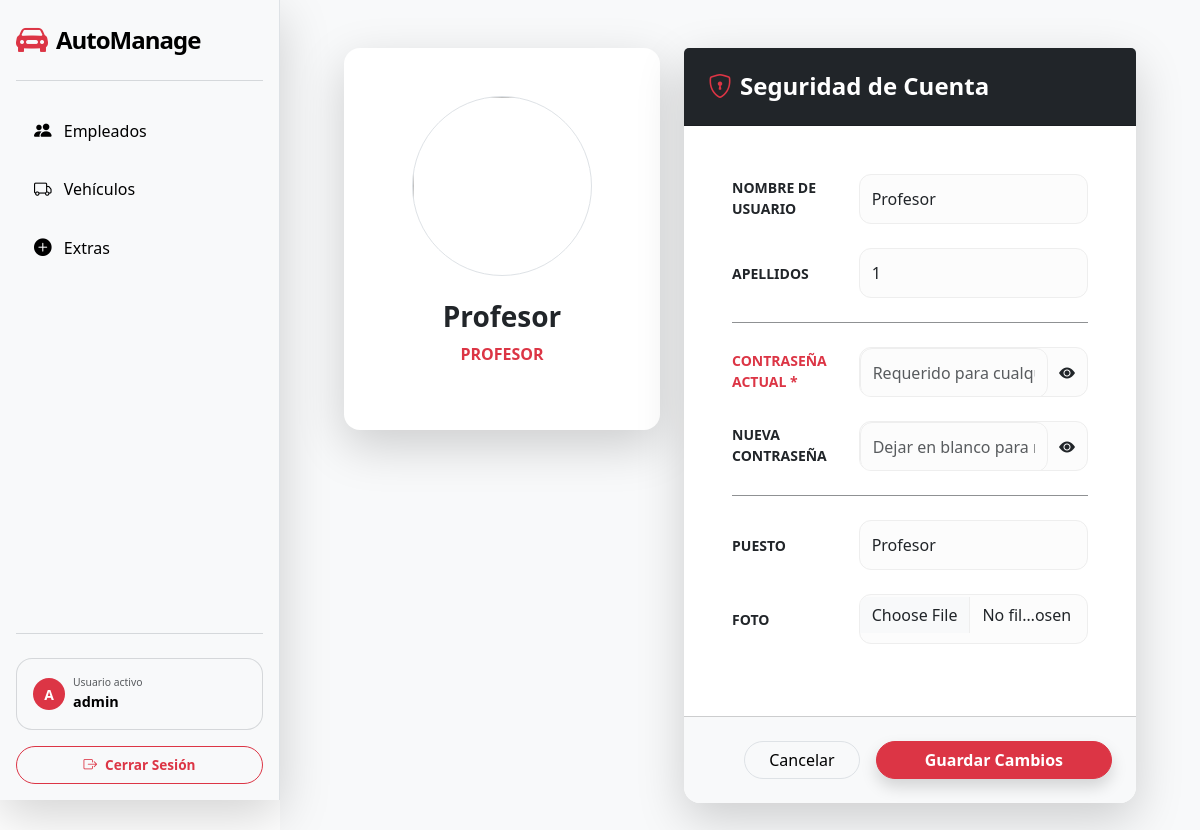
The app's page /employee_edit/16/ (signed in) with its own data.
### app_agencia_coches/models.py (models this page shows, shortened)
class Employee (models.Model):
    user = models.OneToOneField(
        User,
        on_delete = models.CASCADE,
        null = True,
        blank = True
    )
    nombre = models.CharField (
        verbose_name = 'Nombre',
        max_length = 100,
        default = ''
    )
    apellidos = models.CharField (
        verbose_name = 'Apellidos',
        max_length = 100,
        default = ''
    )
    puesto = models.CharField (
        verbose_name = 'Puesto',
        max_length = 100,
        default = ''
    )
    fecha_contratacion = models.DateField (
        verbose_name = 'Fecha de contratacion',
        auto_now_add = True
    )
    foto = models.ImageField (
        verbose_name = 'Foto',
        upload_to = "empleados/",
        blank = True,
        null = True
    )

### app_agencia_coches/views.py (the view)
# urls.py: path('employee_edit/<int:pk>/', views.employee_edit, name='employee_edit'),
@login_required
def employee_edit(request, pk):
    employee = get_object_or_404(Employee, pk=pk)
    if request.method == "POST":
        form = EmployeesForm(request.POST, request.FILES, instance=employee)
        old_password = request.POST.get('old_password')
        new_password = request.POST.get('password') # o 'new_password' según tu forms.py
        user = employee.user
        if not old_password or not user.check_password(old_password):
            form.add_error('old_password', 'La contraseña actual no es correcta.')
            return render(request, 'employee/employee_edit.html', {'form': form, 'employee': employee})
        if form.is_valid():
            if new_password:
                try:
                    validate_password(new_password, user)
                    user.set_password(new_password)
                    user.save()
                    update_session_auth_hash(request, user)
                except ValidationError as e:
                    form.add_error('password', e)
                    return render(request, 'employee/employee_edit.html', {'form': form, 'employee': employee})
            new_username = form.cleaned_data.get('username')
            if new_username:
                user.username = new_username
                user.save()
            form.save()
            messages.success(request, f"Perfil de {user.username} actualizado.")
            return redirect('employees')
    else:
        form = EmployeesForm(instance=employee, initial={
            'username': employee.user.username,
        })
    return render(request, 'employee/employee_edit.html', {'form': form, 'employee': employee})

### app_agencia_coches/forms.py
class EmployeesForm(forms.ModelForm):
    username = forms.CharField(label="Nombre de usuario", max_length=150, required=False)
    old_password = forms.CharField(label="Contraseña Actual", widget=forms.PasswordInput, required=False)
    password = forms.CharField(label="Nueva Contraseña", widget=forms.PasswordInput, required=False)
    class Meta:
        model = Employee
        fields = ['apellidos', 'puesto', 'foto']
    field_order = ['username', 'apellidos', 'old_password', 'password', 'puesto', 'foto']

### app_agencia_coches/templates/employee/employee_edit.html (shortened to what this page needs)
{% extends "index.html" %}
{% load static %}
{% block content %}
<link rel="stylesheet" href="{% static 'css/employee_edit.css' %}">
<div class="container mt-5 mb-5 px-3">
    <div class="row g-4">
        <div class="col-md-5">
            <div class="card shadow-lg border-0 rounded-4 text-center p-5 bg-white">
                <div class="mb-4">
                    {% if employee.foto %}
                        <img src="{{ employee.foto.url }}" id="profilePreview" class="rounded-circle border" style="width: 180px; height: 180px; object-fit: cover;">
                    {% else %}
                        <img src="https://cdn-icons-png.flaticon.com/512/149/149071.png" id="profilePreview" class="rounded-circle border" style="width: 180px; height: 180px;">
                    {% endif %}
                </div>
                <h3 class="fw-bold">{{ employee.nombre }}</h3>
                <p class="text-danger fw-bold text-uppercase">{{ employee.puesto }}</p>
            </div>
        </div>
        <div class="col-md-7">
            <form method="POST" enctype="multipart/form-data">
                <div class="card shadow-lg border-0 rounded-4">
                    <div class="card-header bg-dark text-white p-4">
                        <h4 class="mb-0 fw-bold"><i class="bi bi-shield-lock me-2 text-danger"></i>Seguridad de Cuenta</h4>
                    </div>
                    <div class="card-body p-4 p-md-5">
                        <div class="row align-items-center mb-4">
                            <div class="col-lg-4"><label class="fw-bold small text-uppercase">Nombre de usuario</label></div>
                            <div class="col-lg-8"><input type="text" name="username" value="{{ employee.user.username }}" class="form-control custom-input"></div>
                        </div>
                        <div class="row align-items-center mb-4">
                            <div class="col-lg-4"><label class="fw-bold small text-uppercase">Apellidos</label></div>
                            <div class="col-lg-8"><input type="text" name="apellidos" value="{{ employee.apellidos }}" class="form-control custom-input"></div>
                        </div>
                        <hr class="my-4 opacity-50">
                        <div class="row align-items-center mb-4">
                            <div class="col-lg-4">
                                <label class="fw-bold small text-uppercase text-danger">Contraseña Actual *</label>
                            </div>
                            <div class="col-lg-8">
                                <div class="input-group custom-pass-group border-danger">
                                    <input type="password" name="old_password" class="form-control border-0 bg-transparent custom-input" placeholder="Requerido para cualquier cambio" required>
                                    <button class="btn border-0" type="button" onclick="togglePassword(this)"><i class="bi bi-eye-fill"></i></button>
                                </div>
                            </div>
                        </div>
                        <div class="row align-items-center mb-4">
                            <div class="col-lg-4"><label class="fw-bold small text-uppercase">Nueva Contraseña</label></div>
                            <div class="col-lg-8">
                                <div class="input-group custom-pass-group">
                                    <input type="password" name="password" class="form-control border-0 bg-transparent custom-input" placeholder="Dejar en blanco para no cambiar">
                                    <button class="btn border-0" type="button" onclick="togglePassword(this)"><i class="bi bi-eye-fill"></i></button>
                                </div>
                            </div>
                        </div>
                        <hr class="my-4 opacity-50">
                        <div class="row align-items-center mb-4">
                            <div class="col-lg-4"><label class="fw-bold small text-uppercase">Puesto</label></div>
                            <div class="col-lg-8"><input type="text" name="puesto" value="{{ employee.puesto }}" class="form-control custom-input"></div>
                        </div>
                        <div class="row align-items-center mb-4">
                            <div class="col-lg-4"><label class="fw-bold small text-uppercase">Foto</label></div>
                            <div class="col-lg-8"><input type="file" name="foto" class="form-control custom-input pt-2"></div>
                        </div>
                    </div>
                    <div class="card-footer bg-light p-4 d-flex gap-3 justify-content-end rounded-bottom-4">
                        <a href="{% url 'employees' %}" class="btn btn-light rounded-pill px-4 border">Cancelar</a>
                        <button type="submit" class="btn btn-danger rounded-pill px-5 fw-bold shadow">Guardar Cambios</button>
                    </div>
                </div>
            </form>
        </div>
    </div>
</div>
{% endblock content %}

### app_agencia_coches/templates/index.html (shortened to what this page needs)
<!doctype html>
<html lang="es-ES">
    <head>
        {% block css %}
        <link
            href="https://cdn.jsdelivr.net/npm/bootstrap@5.3.2/dist/css/bootstrap.min.css"
            rel="stylesheet"
        />
        {% endblock css %}
        {% block icon %}
        <link rel="stylesheet" href="https://cdn.jsdelivr.net/npm/bootstrap-icons@1.13.1/font/bootstrap-icons.min.css">
        {% endblock icon %}
        {% load static %}
        <link rel="stylesheet" href="{% static 'css/blur_detalles.css' %}">
        <link rel="stylesheet" href="{% static 'css/style_sidebar.css' %}">
    </head>
    <body>
        <div id="wrapper" class="d-flex">
            <nav id="sidebar" class="bg-light shadow-lg d-flex flex-column p-3 sticky-top" style="min-width: 280px; height: 100vh;">
                <div class="d-flex justify-content-between align-items-center border-bottom border-secondary border-opacity-25 pb-3 mb-4">
                    <a href="{% url 'dashboard' %}" class="d-flex align-items-center text-decoration-none">
                        <i class="bi bi-car-front-fill fs-2 text-danger me-2"></i>
                        <span class="fs-4 fw-bold text-black" style="letter-spacing: -1px;">AutoManage</span>
                    </a>
                </div>
                <ul class="nav nav-pills flex-column mb-auto">
                    <li class="nav-item mb-2">
                        <a class="nav-link custom-nav-link {% if request.resolver_match.url_name == 'employees' %}active{% endif %}" href="{% url 'employees' %}">
                            <i class="bi bi-people-fill me-2"></i> Empleados
                        </a>
                    </li>
                    <li class="nav-item mb-2">
                        <a class="nav-link custom-nav-link {% if request.resolver_match.url_name == 'cars' %}active{% endif %}" href="{% url 'cars' %}">
                            <i class="bi bi-truck me-2"></i> Vehículos
                        </a>
                    </li>
                    <li class="nav-item mb-2">
                        <a class="nav-link custom-nav-link {% if request.resolver_match.url_name == 'extras' %}active{% endif %}" href="{% url 'extras' %}">
                            <i class="bi bi-plus-circle-fill me-2"></i> Extras
                        </a>
                    </li>
                </ul>
                <hr class="text-secondary opacity-25">
                <div class="user-footer mt-2">
                    {% if user.is_authenticated %}
                        <div class="p-3 rounded-4 mb-3 border border-secondary border-opacity-25" style="background: rgba(255,255,255,0.03);">
                            <div class="d-flex align-items-center">
                                <div class="bg-danger rounded-circle d-flex align-items-center justify-content-center me-2" style="width: 32px; height: 32px;">
                                    <span class="text-white fw-bold small">{{ user.username|first|upper }}</span>
                                </div>
                                <div class="overflow-hidden">
                                    <small class="text-muted d-block" style="font-size: 0.65rem; text-uppercase: bold;">Usuario activo</small>
                                    <span class="text-black fw-bold d-block text-truncate" style="font-size: 0.9rem;">{{ user.username }}</span>
                                </div>
                            </div>
                        </div>
                        <form action="{% url 'logout' %}" method="post" class="m-0">
                            <button type="submit" class="btn btn-outline-danger w-100 rounded-pill py-2 fw-bold d-flex align-items-center justify-content-center transition-all" style="font-size: 0.85rem;">
                                <i class="bi bi-box-arrow-right me-2"></i> Cerrar Sesión
                            </button>
                        </form>
                    {% endif %}
                </div>
            </nav>
            <main class="main-content w-100 bg-light px-3 px-md-5">
                <div class="toast-container position-fixed bottom-0 end-0 p-3">
                </div>
                {% block content %}{% endblock %}
            </main>
        </div>
    </body>
</html>

### static/css/style_sidebar.css (style rules this page uses)
#wrapper { display: flex; align-items: stretch; }
#sidebar { min-width: 280px; max-width: 280px; height: 100vh; position: fixed; top: 0; left: 0; display: flex; flex-direction: column; z-index: 1000; background-color: #fff; border-right: 1px solid #dee2e6; }
.main-content { flex: 1; margin-left: 280px; min-height: 100vh; background-color: #f8f9fa; }
#sidebar { transition: all 0.3s ease; }
.custom-nav-link { color: #000 !important; font-weight: 500; border-radius: 12px !important; padding: 12px 18px !important; transition: all 0.2s ease; }
.custom-nav-link i { font-size: 1.1rem; }

### static/css/employee_edit.css (style rules this page uses)
.custom-input, .custom-pass-group { height: 50px !important; border-radius: 12px !important; border: 1px solid #eee !important; background: #fcfcfc !important; }
.custom-pass-group { display: flex; align-items: center; overflow: hidden; }

### records on screen
Employee: nombre "Profesor", puesto "PROFESOR", username "Profesor", apellidos "1", puesto "Profesor"

### other values on screen
{{ user.username|first|upper }} "A"
{{ user.username }} "admin"
